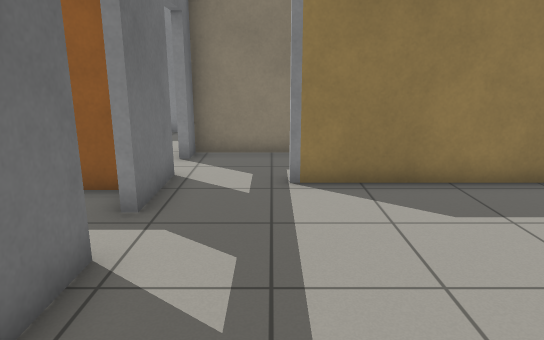
[1] (above)

18 first-person views from a walk through a Gazebo world. The camera is 1.2 m above the floor, tilts 14° down and sees 70° across. The floor is counted in squares, 0.5 m on a side. Each view is taken from the middle of a square. On the plan, view 1 faces up. The plan holds only what a view shows up to about 20 squares ahead; the rest is blank. Gazebo's built-in surfaces are drawn with simple patterns.

[2]
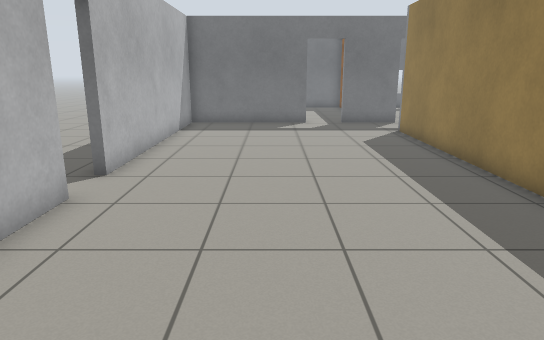

[3]
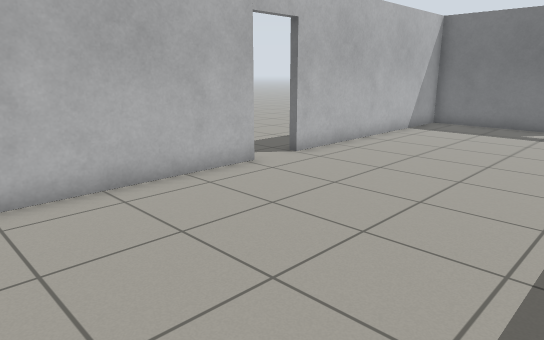

[4]
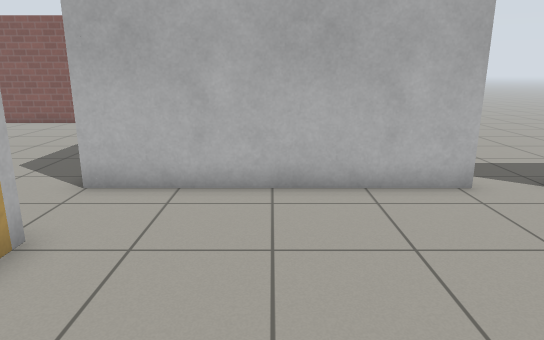

[5]
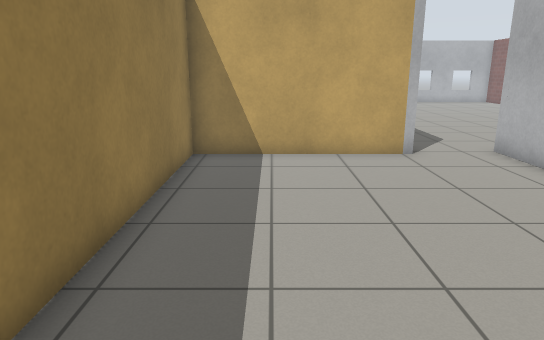

[6]
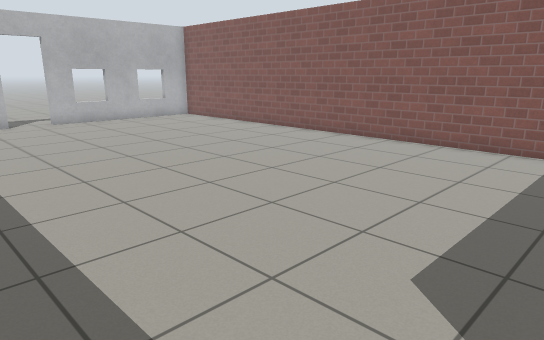

[7]
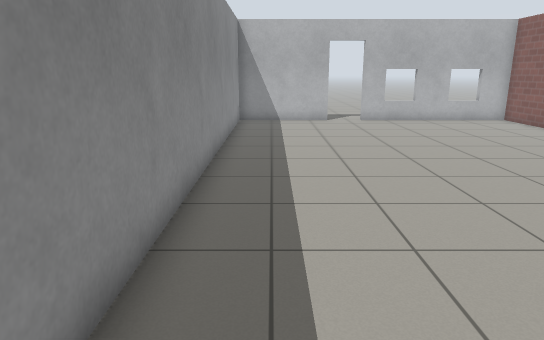

[8]
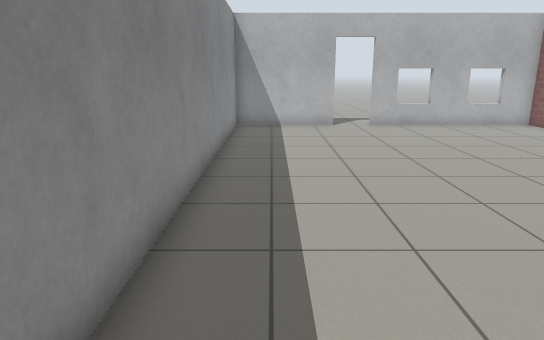

[9]
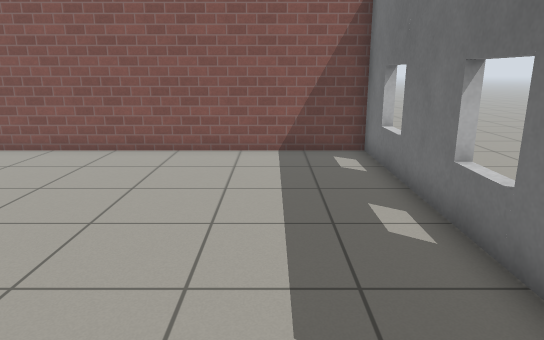

[10]
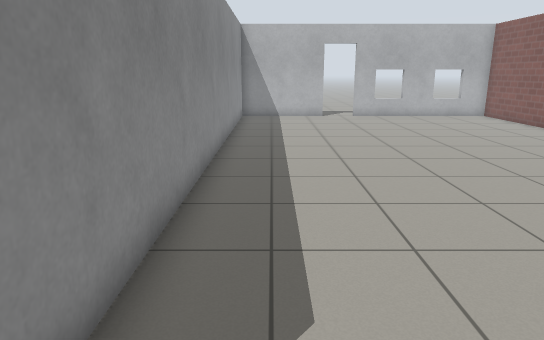

[11]
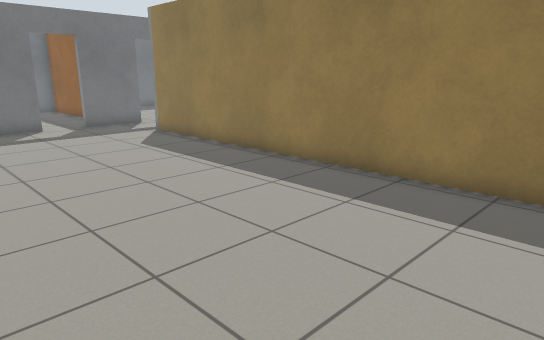

[12]
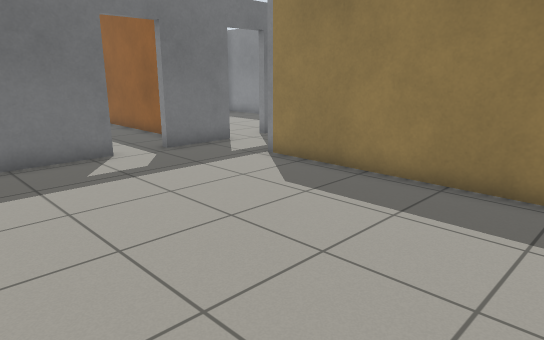

[13]
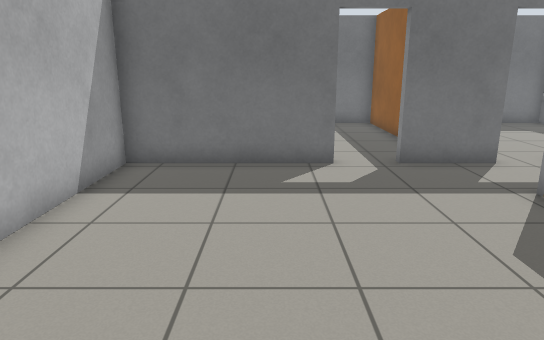

[14]
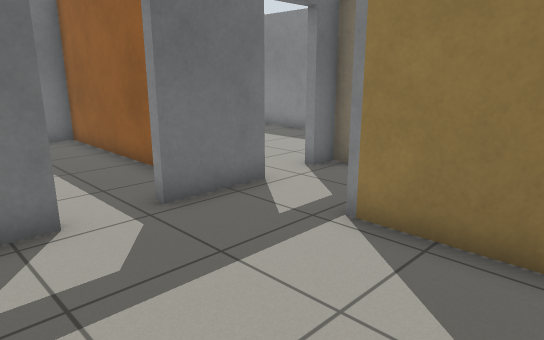

[15]
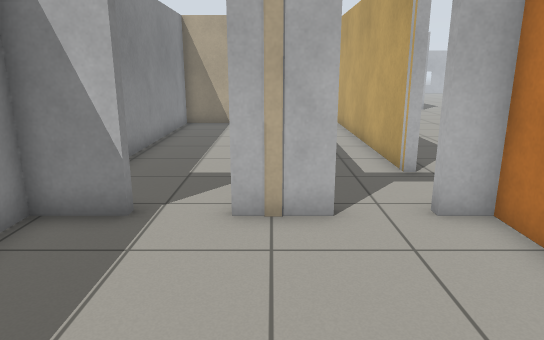

[16]
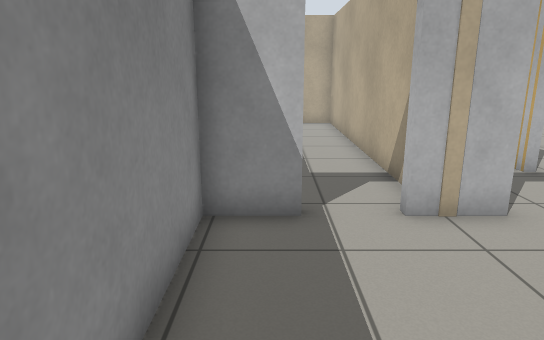

[17]
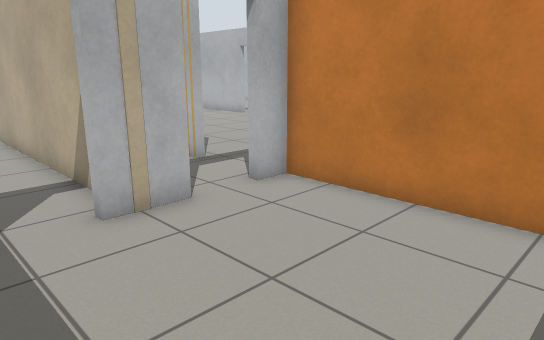

[18]
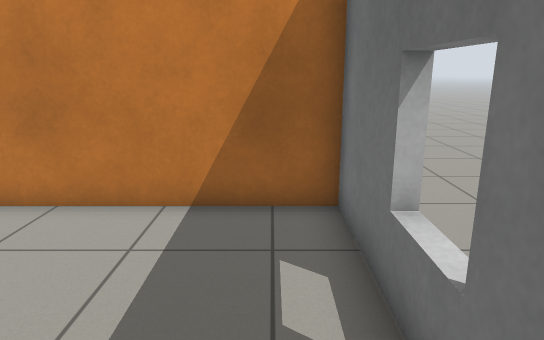

### Floor plan
Points are (right, up) in squares from view 1. A wall is a line through its corners. A room is listed if a view was taken in it or the views show most of it. See-through windows are left out.
Room 1 (views 1, 2, 3, 4, 5, 10, 11, 12, 13, 14)
walls: (9.6, -1) (18.1, -1); (17.6, 1.6) (17.6, 8.4) (0.4, 8.4) (0.4, 8.7); (-2.4, 4.8) (-2.4, -1) (7.9, -1); (-2.4, 9.1) (-2.4, 6.5)
ways out: opening at (18, 0.5) to room 2; opening at (-0.5, 8.5); open door at (-2, 5.5); open door at (8.5, -1)
Room 2 (views 6, 7, 8, 9)
walls: (18, -3.7) (18, -12.2) (39.4, -12.2) (39.4, -4.6); (39.4, -3) (39.4, 1.7) (19, 1.7)
ways out: opening at (18, 0.5) to room 1; open door at (39.7, -3.7)
Room 3 (views 15, 16, 17, 18)
walls: (-2.7, 10.9) (-2.7, 12.7); (-2.7, 14.5) (-2.7, 16.2) (-11.2, 16.2) (-11.2, 8.2) (-2.7, 8.2) (-2.7, 9.1)
ways out: open door at (-2.5, 13.5) to room 4; open door at (-2.5, 10.5)
Room 4 (no view inside)
walls: (-0.7, 12.1) (10.2, 12.1) (10.2, 16.2) (2.1, 16.2)
ways out: open door at (-2.5, 13.5) to room 3

Where each view was taken, in squares from view 1:
view 1: 0 up, 0 right, facing up
view 2: 3 up, 17 right, facing left
view 3: 7 up, 17 right, facing down-left
view 4: 7 up, 14 right, facing down
view 5: 6 up, 6 right, facing right
view 6: 1 up, 19 right, facing down-right
view 7: 0 up, 19 right, facing right
view 8: 0 up, 21 right, facing right
view 9: 0 up, 21 right, facing down
view 10: 0 up, 17 right, facing right
view 11: 0 up, 16 right, facing up-left
view 12: 0 up, 9 right, facing up-left
view 13: 3 up, 8 right, facing left
view 14: 3 up, 4 right, facing up-left
view 15: 12 up, 9 left, facing right
view 16: 15 up, 9 left, facing right
view 17: 15 up, 9 left, facing down-right
view 18: 15 up, 10 left, facing down
